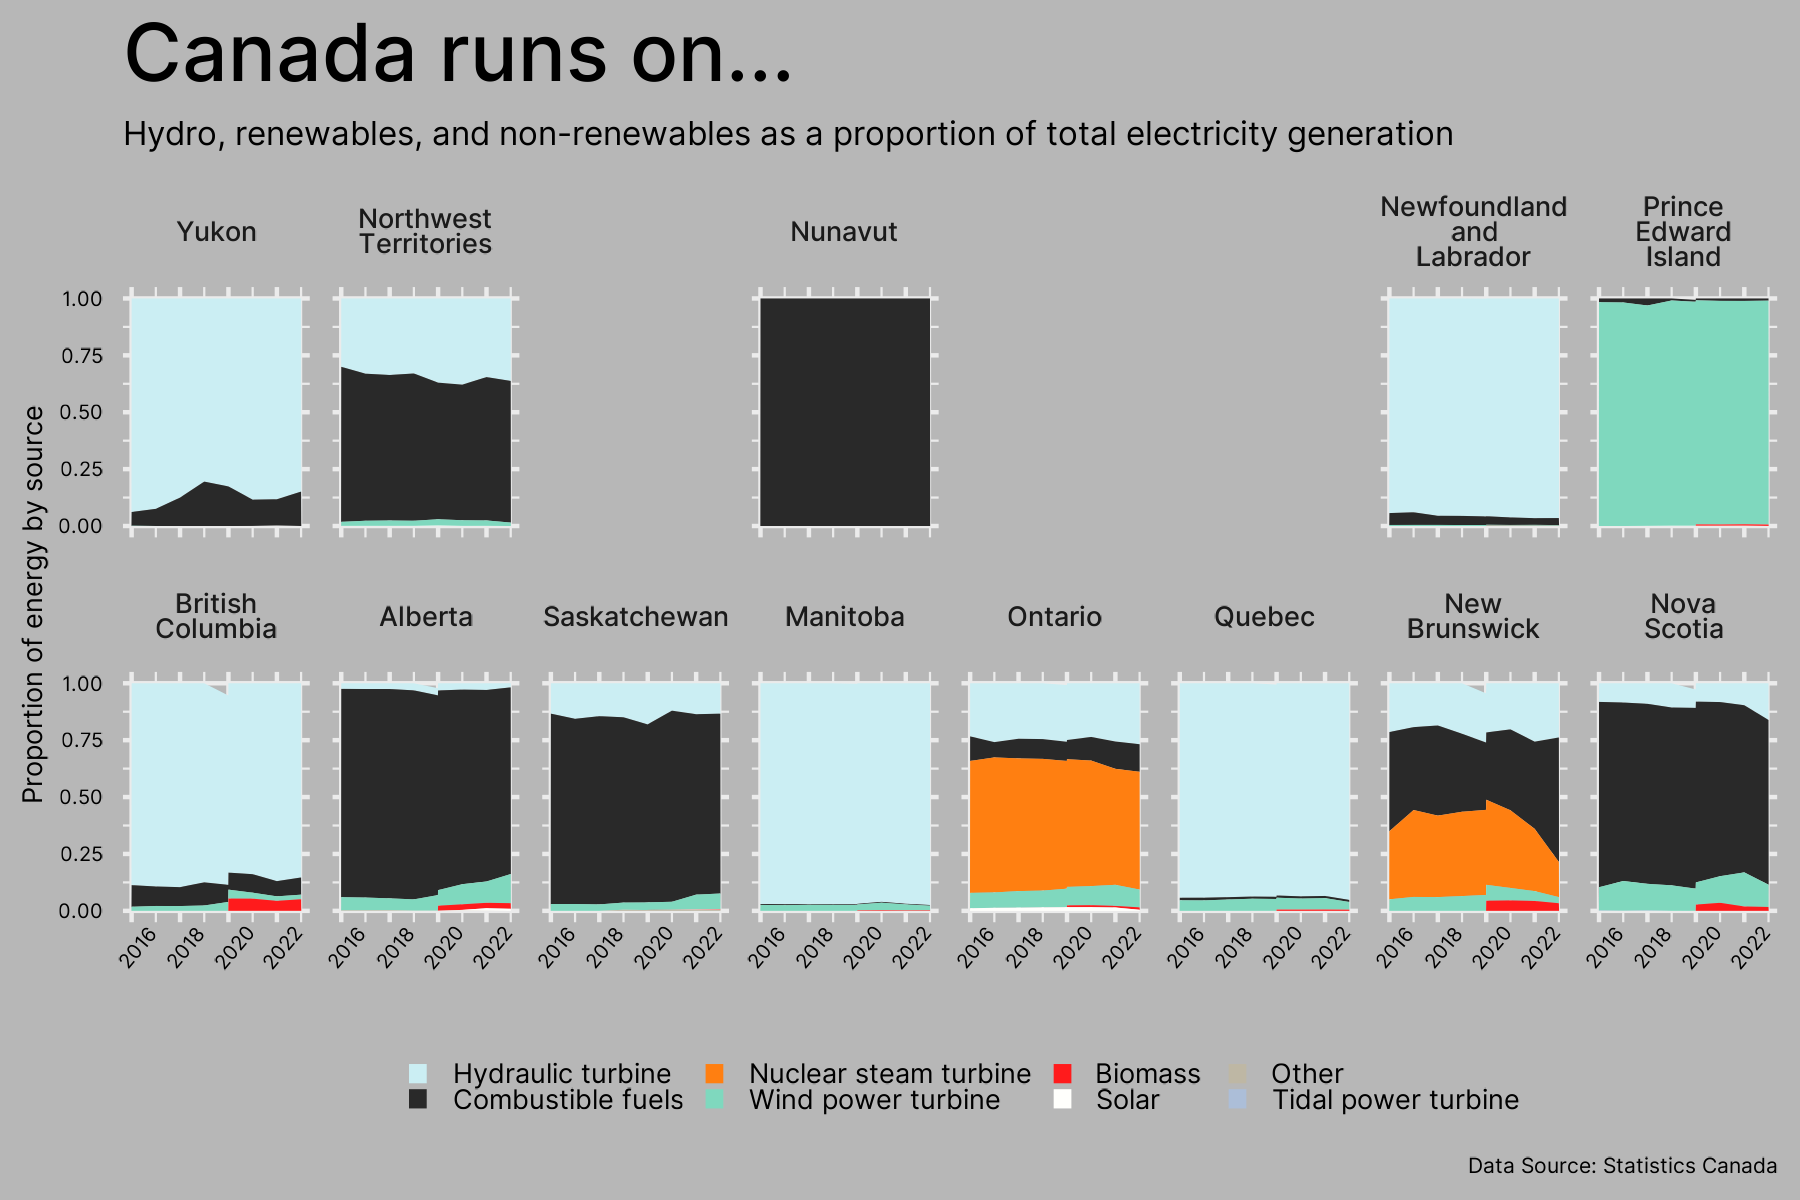

Write the R code that produced this figure.
# day 22: green energy
# sources of electricity in Canada

setwd(dirname(rstudioapi::getActiveDocumentContext()$path))

library(dplyr)
library(ggplot2)
library(showtext)

font_add_google(name = 'Inter', bold.wt = 500, family = 'Inter')
showtext_auto()

# download data
temp <- tempfile()
download.file("https://www150.statcan.gc.ca/n1/tbl/csv/25100015-eng.zip",temp)
data <- read.csv(unz(temp, "25100015.csv"))
unlink(temp)

data_sum <- data |>
  # filter out only total electricity production
  filter(Class.of.electricity.producer == 'Total all classes of electricity producer') |>
  # separate year and month
  tidyr::separate(col = REF_DATE, into = c("year", "month")) |>
  # take only data 2016 and later, the way sources are coded changed at that point 
  filter(year >= 2016) |>
  # average per year, type, and province
  group_by(year,GEO, Type.of.electricity.generation) |>
  summarise(total_mwh = sum(VALUE, na.rm=T)) 

# clean up column names 
colnames(data_sum) <- c('year','name','elec_source','total_mwh')

# remove a few categories never present after 2016
# and summary categories (combustible fuels includes non-renewable)
categ_remove <- c('Combustion turbine', 'Conventional steam turbine',
                  'Internal combustion turbine',
                  'Total electricity production from non-renewable combustible fuels',
                  'Total all types of electricity generation')


data_clean <- data_sum |>
  filter(!elec_source %in% categ_remove) |>
  group_by(year, name) |>
  mutate(grand_total = sum(total_mwh, na.rm=T),
         elec_percentage = total_mwh / grand_total)

data_clean$year <- as.numeric(data_clean$year)

# clean up source labels
data_clean$elec_source <- gsub("Total electricity production from biomass", "Biomass", data_clean$elec_source)
data_clean$elec_source <- gsub("Other types of electricity generation", "Other", data_clean$elec_source)
data_clean$elec_source <- gsub("Total electricity production from combustible fuels", "Combustible fuels", data_clean$elec_source)

# get overall amount & sort
data_clean <- data_clean |>
  group_by(elec_source) |>
  mutate(overall_mwh = sum(total_mwh)) 

data_canada <- filter(data_clean, name == 'Canada')
data_prov_ter <- filter(data_clean, name != 'Canada')
  
library(geofacet)

# edited grid
mygrid <- data.frame(
  code	= c("NL", "PE", "NU", "NT", "YT", "NS", "NB", "QC", "ON", "MB", "AB", "SK", "BC"),
  name = c("Newfoundland and Labrador", "Prince Edward Island", "Nunavut", "Northwest Territories", "Yukon", "Nova Scotia", "New Brunswick", "Quebec", "Ontario", "Manitoba", "Alberta", "Saskatchewan", "British Columbia"),
  row = c(1, 1, 1, 1, 1, 2, 2, 2, 2, 2, 2, 2, 2),
  col = c(7, 8, 4, 2, 1, 8, 7, 6, 5, 4, 2, 3, 1),
  stringsAsFactors = FALSE
)

data_prov_ter <- merge(data_prov_ter, mygrid, by=c('name'))

ggplot(data = data_prov_ter) +
  geom_area(
            aes(x=year,y=elec_percentage,fill=forcats::fct_reorder(elec_source, overall_mwh, .desc = T))) +
  facet_geo(~name, grid = mygrid, 
            labeller = label_wrap_gen(width=10)) +
  ylab('Proportion of energy by source') +
  labs(caption = 'Data Source: Statistics Canada',
       title = 'Canada runs on...',
       subtitle = 'Hydro, renewables, and non-renewables as a proportion of total electricity generation')+
  scale_fill_manual(values = c('#CBEEF3', '#292929','#FF7F11','#7FD8BE',
                               '#FF1B1C','#FFFFFC','#BEB7A4','#ACBED8')) +
  theme_minimal() +
  theme(legend.position = 'bottom',
        legend.title = element_blank(),
        strip.text = element_text(lineheight = .25, family = 'Inter', face='bold', size = 20),
        axis.title.x = element_blank(),
        axis.title.y = element_text(size = 20, family = 'Inter'),
        axis.text = element_text(size = 15, color = 'black', 
                                 family = 'Inter'),
        axis.text.x = element_text(angle = 50),
        plot.background = element_rect(fill = '#B7B7B7', color = NA),
        legend.key.size = unit(.2, 'cm'),
        legend.text = element_text(family = 'Inter', size = 20),
        plot.caption = element_text(size = 16, color = 'black', family = 'Inter'),
        plot.title = element_text(size = 60, color = 'black', family = 'Inter', 
                                  face='bold',lineheight = .1),
        plot.subtitle = element_text(size = 25, color = 'black', 
                                     family = 'Inter',lineheight = .1))

ggsave('day_22_green.png', width = 6, height = 4, dpi= 300)
